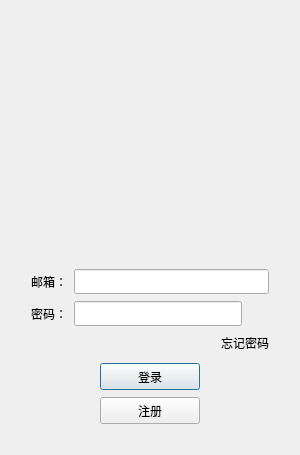
<?xml version="1.0" encoding="UTF-8"?>
<ui version="4.0">
 <class>LoginDialog</class>
 <widget class="QDialog" name="LoginDialog">
  <property name="geometry">
   <rect>
    <x>0</x>
    <y>0</y>
    <width>300</width>
    <height>455</height>
   </rect>
  </property>
  <property name="minimumSize">
   <size>
    <width>300</width>
    <height>455</height>
   </size>
  </property>
  <property name="maximumSize">
   <size>
    <width>300</width>
    <height>455</height>
   </size>
  </property>
  <property name="windowTitle">
   <string>Dialog</string>
  </property>
  <layout class="QVBoxLayout" name="verticalLayout_2">
   <item>
    <widget class="QLabel" name="err_tip">
     <property name="minimumSize">
      <size>
       <width>0</width>
       <height>20</height>
      </size>
     </property>
     <property name="maximumSize">
      <size>
       <width>16777215</width>
       <height>20</height>
      </size>
     </property>
     <property name="text">
      <string/>
     </property>
     <property name="alignment">
      <set>Qt::AlignmentFlag::AlignCenter</set>
     </property>
    </widget>
   </item>
   <item>
    <layout class="QVBoxLayout" name="verticalLayout">
     <property name="spacing">
      <number>7</number>
     </property>
     <property name="leftMargin">
      <number>5</number>
     </property>
     <property name="topMargin">
      <number>5</number>
     </property>
     <property name="rightMargin">
      <number>5</number>
     </property>
     <property name="bottomMargin">
      <number>5</number>
     </property>
     <item>
      <widget class="QWidget" name="head_widget" native="true">
       <layout class="QGridLayout" name="gridLayout">
        <item row="0" column="0">
         <widget class="QLabel" name="head_label">
          <property name="minimumSize">
           <size>
            <width>200</width>
            <height>200</height>
           </size>
          </property>
          <property name="maximumSize">
           <size>
            <width>200</width>
            <height>200</height>
           </size>
          </property>
          <property name="text">
           <string/>
          </property>
          <property name="pixmap">
           <pixmap resource="resources.qrc">:/images/favicon.png</pixmap>
          </property>
          <property name="alignment">
           <set>Qt::AlignmentFlag::AlignCenter</set>
          </property>
         </widget>
        </item>
       </layout>
      </widget>
     </item>
     <item>
      <spacer name="verticalSpacer">
       <property name="orientation">
        <enum>Qt::Orientation::Vertical</enum>
       </property>
       <property name="sizeType">
        <enum>QSizePolicy::Policy::Expanding</enum>
       </property>
       <property name="sizeHint" stdset="0">
        <size>
         <width>20</width>
         <height>40</height>
        </size>
       </property>
      </spacer>
     </item>
     <item>
      <layout class="QHBoxLayout" name="horizontalLayout">
       <property name="spacing">
        <number>7</number>
       </property>
       <property name="leftMargin">
        <number>15</number>
       </property>
       <property name="rightMargin">
        <number>15</number>
       </property>
       <item>
        <widget class="QLabel" name="email_label">
         <property name="minimumSize">
          <size>
           <width>0</width>
           <height>25</height>
          </size>
         </property>
         <property name="maximumSize">
          <size>
           <width>16777215</width>
           <height>25</height>
          </size>
         </property>
         <property name="text">
          <string>邮箱：</string>
         </property>
        </widget>
       </item>
       <item>
        <widget class="QLineEdit" name="email_edit">
         <property name="minimumSize">
          <size>
           <width>0</width>
           <height>25</height>
          </size>
         </property>
         <property name="maximumSize">
          <size>
           <width>16777215</width>
           <height>25</height>
          </size>
         </property>
        </widget>
       </item>
      </layout>
     </item>
     <item>
      <layout class="QHBoxLayout" name="horizontalLayout_3">
       <property name="leftMargin">
        <number>15</number>
       </property>
       <property name="rightMargin">
        <number>15</number>
       </property>
       <item>
        <widget class="QLabel" name="pass_label">
         <property name="minimumSize">
          <size>
           <width>0</width>
           <height>25</height>
          </size>
         </property>
         <property name="maximumSize">
          <size>
           <width>16777215</width>
           <height>25</height>
          </size>
         </property>
         <property name="text">
          <string>密码：</string>
         </property>
        </widget>
       </item>
       <item>
        <widget class="QLineEdit" name="pass_edit">
         <property name="minimumSize">
          <size>
           <width>0</width>
           <height>25</height>
          </size>
         </property>
         <property name="maximumSize">
          <size>
           <width>16777215</width>
           <height>25</height>
          </size>
         </property>
        </widget>
       </item>
       <item>
        <widget class="ClickedLabel" name="pass_visible">
         <property name="minimumSize">
          <size>
           <width>20</width>
           <height>20</height>
          </size>
         </property>
         <property name="maximumSize">
          <size>
           <width>20</width>
           <height>20</height>
          </size>
         </property>
         <property name="text">
          <string/>
         </property>
        </widget>
       </item>
      </layout>
     </item>
     <item>
      <layout class="QHBoxLayout" name="horizontalLayout_4">
       <property name="leftMargin">
        <number>15</number>
       </property>
       <property name="rightMargin">
        <number>15</number>
       </property>
       <item>
        <spacer name="horizontalSpacer">
         <property name="orientation">
          <enum>Qt::Orientation::Horizontal</enum>
         </property>
         <property name="sizeHint" stdset="0">
          <size>
           <width>40</width>
           <height>20</height>
          </size>
         </property>
        </spacer>
       </item>
       <item>
        <widget class="ClickedLabel" name="forget_label">
         <property name="minimumSize">
          <size>
           <width>0</width>
           <height>20</height>
          </size>
         </property>
         <property name="maximumSize">
          <size>
           <width>16777215</width>
           <height>20</height>
          </size>
         </property>
         <property name="text">
          <string>忘记密码</string>
         </property>
        </widget>
       </item>
      </layout>
     </item>
     <item>
      <spacer name="verticalSpacer_2">
       <property name="orientation">
        <enum>Qt::Orientation::Vertical</enum>
       </property>
       <property name="sizeType">
        <enum>QSizePolicy::Policy::Expanding</enum>
       </property>
       <property name="sizeHint" stdset="0">
        <size>
         <width>20</width>
         <height>40</height>
        </size>
       </property>
      </spacer>
     </item>
     <item>
      <layout class="QHBoxLayout" name="horizontalLayout_5">
       <item>
        <spacer name="horizontalSpacer_2">
         <property name="orientation">
          <enum>Qt::Orientation::Horizontal</enum>
         </property>
         <property name="sizeHint" stdset="0">
          <size>
           <width>40</width>
           <height>20</height>
          </size>
         </property>
        </spacer>
       </item>
       <item>
        <widget class="QPushButton" name="login_btn">
         <property name="minimumSize">
          <size>
           <width>100</width>
           <height>27</height>
          </size>
         </property>
         <property name="text">
          <string>登录</string>
         </property>
        </widget>
       </item>
       <item>
        <spacer name="horizontalSpacer_3">
         <property name="orientation">
          <enum>Qt::Orientation::Horizontal</enum>
         </property>
         <property name="sizeHint" stdset="0">
          <size>
           <width>40</width>
           <height>20</height>
          </size>
         </property>
        </spacer>
       </item>
      </layout>
     </item>
     <item>
      <layout class="QHBoxLayout" name="horizontalLayout_6">
       <item>
        <spacer name="horizontalSpacer_4">
         <property name="orientation">
          <enum>Qt::Orientation::Horizontal</enum>
         </property>
         <property name="sizeHint" stdset="0">
          <size>
           <width>40</width>
           <height>20</height>
          </size>
         </property>
        </spacer>
       </item>
       <item>
        <widget class="QPushButton" name="reg_btn">
         <property name="minimumSize">
          <size>
           <width>100</width>
           <height>27</height>
          </size>
         </property>
         <property name="text">
          <string>注册</string>
         </property>
        </widget>
       </item>
       <item>
        <spacer name="horizontalSpacer_5">
         <property name="orientation">
          <enum>Qt::Orientation::Horizontal</enum>
         </property>
         <property name="sizeHint" stdset="0">
          <size>
           <width>40</width>
           <height>20</height>
          </size>
         </property>
        </spacer>
       </item>
      </layout>
     </item>
     <item>
      <spacer name="verticalSpacer_3">
       <property name="orientation">
        <enum>Qt::Orientation::Vertical</enum>
       </property>
       <property name="sizeType">
        <enum>QSizePolicy::Policy::Fixed</enum>
       </property>
       <property name="sizeHint" stdset="0">
        <size>
         <width>20</width>
         <height>15</height>
        </size>
       </property>
      </spacer>
     </item>
    </layout>
   </item>
  </layout>
 </widget>
 <customwidgets>
  <customwidget>
   <class>ClickedLabel</class>
   <extends>QLabel</extends>
   <header>clickedlabel.h</header>
  </customwidget>
 </customwidgets>
 <resources>
  <include location="resources.qrc"/>
 </resources>
 <connections/>
</ui>
